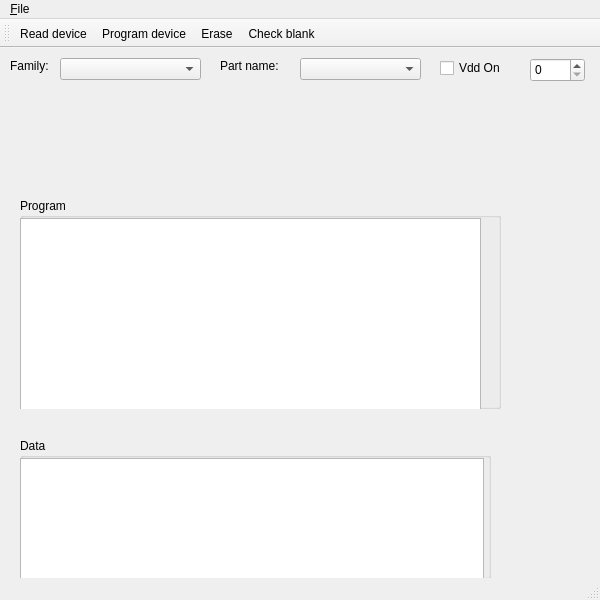
<?xml version="1.0" encoding="UTF-8"?>
<ui version="4.0">
 <class>MainWindow</class>
 <widget class="QMainWindow" name="MainWindow">
  <property name="geometry">
   <rect>
    <x>0</x>
    <y>0</y>
    <width>600</width>
    <height>600</height>
   </rect>
  </property>
  <property name="sizePolicy">
   <sizepolicy hsizetype="Preferred" vsizetype="Preferred">
    <horstretch>0</horstretch>
    <verstretch>0</verstretch>
   </sizepolicy>
  </property>
  <property name="minimumSize">
   <size>
    <width>600</width>
    <height>600</height>
   </size>
  </property>
  <property name="maximumSize">
   <size>
    <width>600</width>
    <height>600</height>
   </size>
  </property>
  <property name="windowTitle">
   <string>MainWindow</string>
  </property>
  <widget class="QWidget" name="centralwidget">
   <widget class="QGroupBox" name="groupBox">
    <property name="geometry">
     <rect>
      <x>20</x>
      <y>150</y>
      <width>481</width>
      <height>211</height>
     </rect>
    </property>
    <property name="title">
     <string>Program</string>
    </property>
    <widget class="QTableWidget" name="codeTable">
     <property name="geometry">
      <rect>
       <x>0</x>
       <y>20</y>
       <width>461</width>
       <height>192</height>
      </rect>
     </property>
     <property name="font">
      <font>
       <family>Sans</family>
       <pointsize>8</pointsize>
      </font>
     </property>
     <attribute name="horizontalHeaderVisible">
      <bool>false</bool>
     </attribute>
     <attribute name="horizontalHeaderHighlightSections">
      <bool>false</bool>
     </attribute>
     <attribute name="verticalHeaderVisible">
      <bool>false</bool>
     </attribute>
     <attribute name="verticalHeaderDefaultSectionSize">
      <number>21</number>
     </attribute>
     <attribute name="verticalHeaderHighlightSections">
      <bool>false</bool>
     </attribute>
    </widget>
   </widget>
   <widget class="QGroupBox" name="groupBox_2">
    <property name="geometry">
     <rect>
      <x>20</x>
      <y>390</y>
      <width>471</width>
      <height>141</height>
     </rect>
    </property>
    <property name="title">
     <string>Data</string>
    </property>
    <widget class="QTableWidget" name="dataTable">
     <property name="geometry">
      <rect>
       <x>0</x>
       <y>20</y>
       <width>464</width>
       <height>121</height>
      </rect>
     </property>
     <attribute name="horizontalHeaderVisible">
      <bool>false</bool>
     </attribute>
     <attribute name="horizontalHeaderHighlightSections">
      <bool>false</bool>
     </attribute>
     <attribute name="verticalHeaderVisible">
      <bool>false</bool>
     </attribute>
     <attribute name="verticalHeaderDefaultSectionSize">
      <number>21</number>
     </attribute>
     <attribute name="verticalHeaderHighlightSections">
      <bool>false</bool>
     </attribute>
     <attribute name="verticalHeaderMinimumSectionSize">
      <number>17</number>
     </attribute>
    </widget>
   </widget>
   <widget class="QComboBox" name="familyBox">
    <property name="geometry">
     <rect>
      <x>60</x>
      <y>10</y>
      <width>141</width>
      <height>22</height>
     </rect>
    </property>
   </widget>
   <widget class="QComboBox" name="partsBox">
    <property name="geometry">
     <rect>
      <x>300</x>
      <y>10</y>
      <width>121</width>
      <height>22</height>
     </rect>
    </property>
   </widget>
   <widget class="QLabel" name="label_2">
    <property name="geometry">
     <rect>
      <x>10</x>
      <y>10</y>
      <width>59</width>
      <height>16</height>
     </rect>
    </property>
    <property name="text">
     <string>Family:</string>
    </property>
   </widget>
   <widget class="QLabel" name="label_3">
    <property name="geometry">
     <rect>
      <x>220</x>
      <y>10</y>
      <width>81</width>
      <height>16</height>
     </rect>
    </property>
    <property name="text">
     <string>Part name:</string>
    </property>
   </widget>
   <widget class="QCheckBox" name="VddCheckBox">
    <property name="geometry">
     <rect>
      <x>440</x>
      <y>10</y>
      <width>84</width>
      <height>20</height>
     </rect>
    </property>
    <property name="text">
     <string>Vdd On</string>
    </property>
   </widget>
   <widget class="QSpinBox" name="spinBox">
    <property name="geometry">
     <rect>
      <x>530</x>
      <y>10</y>
      <width>55</width>
      <height>24</height>
     </rect>
    </property>
   </widget>
  </widget>
  <widget class="QMenuBar" name="menubar">
   <property name="geometry">
    <rect>
     <x>0</x>
     <y>0</y>
     <width>600</width>
     <height>20</height>
    </rect>
   </property>
   <widget class="QMenu" name="menuFile">
    <property name="title">
     <string>&amp;File</string>
    </property>
    <addaction name="actionOpen"/>
    <addaction name="actionExit"/>
   </widget>
   <addaction name="menuFile"/>
  </widget>
  <widget class="QStatusBar" name="statusbar"/>
  <widget class="QToolBar" name="toolBar">
   <property name="windowTitle">
    <string>toolBar</string>
   </property>
   <property name="floatable">
    <bool>false</bool>
   </property>
   <attribute name="toolBarArea">
    <enum>TopToolBarArea</enum>
   </attribute>
   <attribute name="toolBarBreak">
    <bool>false</bool>
   </attribute>
   <addaction name="actionRead"/>
   <addaction name="actionProgram"/>
   <addaction name="actionErase"/>
   <addaction name="actionCheckBlank"/>
  </widget>
  <action name="actionRead">
   <property name="checkable">
    <bool>true</bool>
   </property>
   <property name="checked">
    <bool>false</bool>
   </property>
   <property name="icon">
    <iconset resource="../qrc/menu.qrc">
     <normaloff>:/icon/read.png</normaloff>:/icon/read.png</iconset>
   </property>
   <property name="text">
    <string>Read device</string>
   </property>
   <property name="toolTip">
    <string>Read device</string>
   </property>
  </action>
  <action name="actionProgram">
   <property name="icon">
    <iconset resource="../qrc/menu.qrc">
     <normaloff>:/icon/program.png</normaloff>:/icon/program.png</iconset>
   </property>
   <property name="text">
    <string>Program device</string>
   </property>
   <property name="toolTip">
    <string>Program device</string>
   </property>
  </action>
  <action name="actionOpen">
   <property name="text">
    <string>&amp;Open (hex)</string>
   </property>
   <property name="toolTip">
    <string>Open </string>
   </property>
   <property name="shortcut">
    <string>Ctrl+O</string>
   </property>
  </action>
  <action name="actionExit">
   <property name="text">
    <string>&amp;Exit</string>
   </property>
   <property name="shortcut">
    <string>Ctrl+Q</string>
   </property>
  </action>
  <action name="actionErase">
   <property name="icon">
    <iconset resource="../qrc/menu.qrc">
     <normaloff>:/icon/eraser.png</normaloff>:/icon/eraser.png</iconset>
   </property>
   <property name="text">
    <string>Erase</string>
   </property>
   <property name="toolTip">
    <string>Erase chip</string>
   </property>
  </action>
  <action name="actionCheckBlank">
   <property name="icon">
    <iconset resource="../qrc/menu.qrc">
     <normaloff>:/icon/blank.png</normaloff>:/icon/blank.png</iconset>
   </property>
   <property name="text">
    <string>Check blank</string>
   </property>
   <property name="toolTip">
    <string>Check blank</string>
   </property>
  </action>
 </widget>
 <resources>
  <include location="../qrc/menu.qrc"/>
 </resources>
 <connections/>
</ui>
